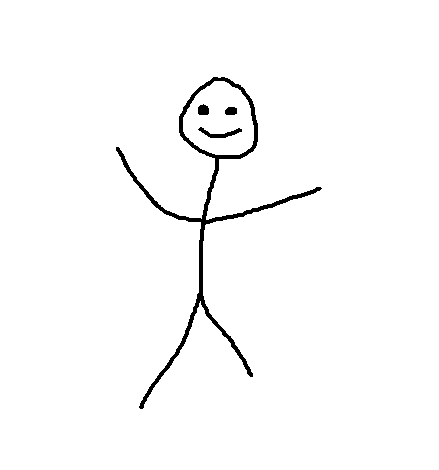
#> input picture src/sample/stick.png, 439 x 470 px
$ python animate.py
#> lines starting #> are read from the running program, lines starting #| are printed output that depends on the picture; after the words box and inside, x2 and y2 are one past the last pixel; in counts of white or black regions, pixels touching at a corner belong together
import imageio
from PIL import Image
from PIL import ImageChops
from random import randint, choice

"""
Quantizes and dithers an image and reduces its overall color count.
@param image The image to quantize and dither
@param colors The number of colors to have in the image
@return Image
"""
def quantize(image, colors):
  image.quantize(colors)
  return image.convert(mode='RGB')


"""
Quantizes and dithers an image and reduces it to a black and white image.
@param image The image to quantize and dither.
@return Image
"""
def two_bit_quantize(image):
  image.quantize(2)
  return image.convert(mode='1')


"""
Applies the pixel shift image to the passed in image.
@param base_image The base image to generate the pixel shift from.
@return Image
"""
def pixel_shift(base_image, hmax=3, vmax=3, rmax=3, smax=3):

  horizontal_shift = randint(0, hmax)
  vertical_shift = randint(0, vmax)
  rotation_shift = randint(0, rmax)
  scale_shift = randint(0, smax)
  size = base_image.size

  shifted_image = base_image.copy()

  if choice([True, False]):
    shifted_image = ImageChops.offset(base_image, horizontal_shift * -1, vertical_shift * -1)

  else:
    shifted_image = ImageChops.offset(base_image, horizontal_shift, horizontal_shift)

  if choice([True, False]):
    shifted_image = shifted_image.rotate(rotation_shift * -1, Image.Resampling.NEAREST, expand=False)

  else:
    shifted_image = shifted_image.rotate(rotation_shift * 1, Image.Resampling.NEAREST, expand=False)

  if choice([True, False]):
    shifted_image = shifted_image.resize((size[0] - scale_shift, size[1] - scale_shift), Image.Resampling.NEAREST)

  else:
    shifted_image = shifted_image.resize((size[0] + scale_shift, size[1] + scale_shift), Image.Resampling.NEAREST)

  return shifted_image


"""
Generates the desired number of image frames with the pixel
shift effect applied.
@param base_image The base image to generate pixel shift frames from.
@return Array of Images
"""
def generate_pixel_shift_frames(base_image, frames=60, settings=(3, 3, 3, 3)):
  image_frames = []

  for i in range(0, frames):
    image_frames.append(pixel_shift(base_image, hmax=settings[0], vmax=settings[1], rmax=settings[2], smax=settings[3]))

  return image_frames


"""
Makes a GIF from the provided frames.
@param frames An array of image frames which the GIF will be made from
@param output The output path and filename of the GIF.
@param duration The duration of the GIF.
"""
def make_gif_from_images(frames, output, duration):
    first_frame = frames[0]
    first_frame.save(output, format="GIF", save_all=True, append_images=frames, duration=duration, loop=False)

"""
Makes a GIF using the pixel shift effect
@param output The output path and filename of the GIF.
@param base_image The path and filename of the input image.
@param The number of frames to generate (60 frames)
@param The overall length of the GIF (1000ms)
"""
def make_pixel_shift_gif(output, base_image, frames = 60, duration = 100, settings=(3, 3, 3, 3)):
#> called with output = 'output.gif', base_image = 'sample/stick.png', frames = 200, duration = 100, settings = (3, 3, 3, 10)
  image = Image.open(base_image)
#> image is the input picture: PIL image 439x470 RGB; 98.2% white; 4 black regions, box (x1, y1, x2, y2) and area: (116, 77, 322, 409) 3406, (198, 127, 242, 138) 182, (198, 104, 209, 115) 101, (225, 107, 237, 115) 85
  image_frames = generate_pixel_shift_frames(image, frames, settings)
#> the loop in generate_pixel_shift_frames, `for i in range(0, frames):` made 200 passes
#> pass 1, in pixel_shift, `shifted_image = ImageChops.offset(base_image, horizontal_shift, horizo..`:
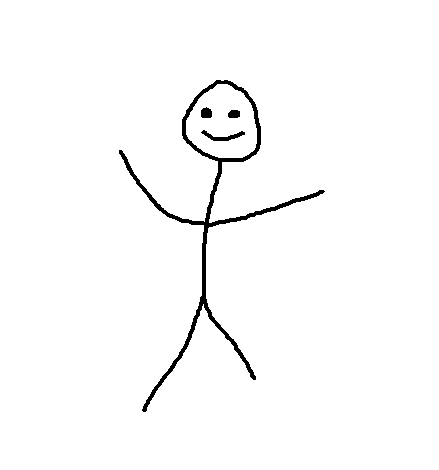
#> shifted_image: PIL image 439x470 RGB; 98.2% white; 4 black regions, box (x1, y1, x2, y2) and area: (119, 80, 325, 412) 3406, (201, 130, 245, 141) 182, (201, 107, 212, 118) 101, (228, 110, 240, 118) 85
#> pass 1, in pixel_shift, `shifted_image = shifted_image.resize((size[0] + scale_shift, size[1] +..`:
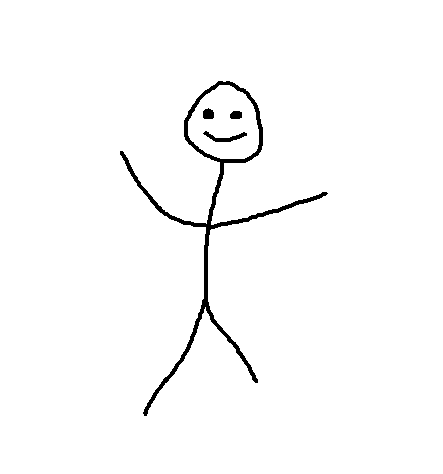
#> shifted_image: PIL image 443x474 RGB; 98.2% white; 4 black regions, box (x1, y1, x2, y2) and area: (120, 81, 328, 416) 3437, (203, 131, 247, 142) 182, (203, 108, 214, 119) 101, (230, 111, 242, 119) 85
#> pass 2, in pixel_shift (call 2), `shifted_image = ImageChops.offset(base_image, horizontal_shift * -1, v..`:
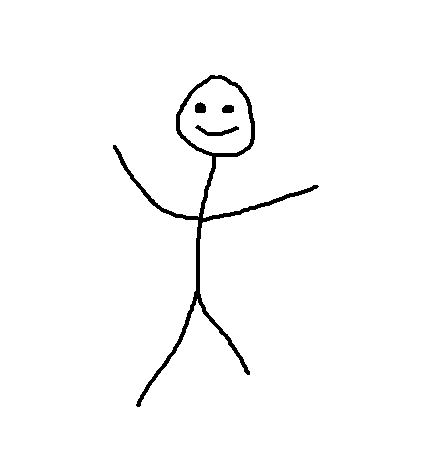
#> shifted_image: PIL image 439x470 RGB; 98.2% white; 4 black regions, box (x1, y1, x2, y2) and area: (113, 75, 319, 407) 3406, (195, 125, 239, 136) 182, (195, 102, 206, 113) 101, (222, 105, 234, 113) 85
#> pass 2, in pixel_shift (call 2), `shifted_image = shifted_image.rotate(rotation_shift * 1, Image.Resampl..`:
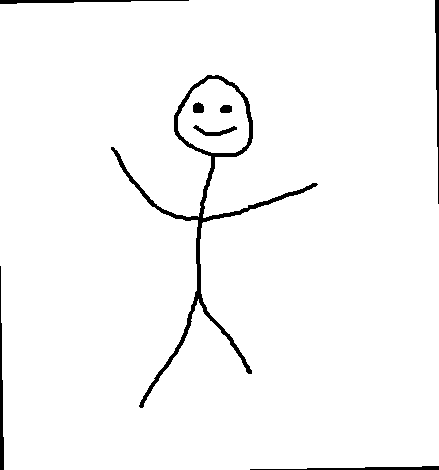
#> shifted_image: PIL image 439x470 RGB; 97.3% white; 8 black regions, largest, box (x1, y1, x2, y2) and area: (111, 75, 318, 408) 3405, (435, 0, 439, 204) 474, (0, 266, 4, 470) 474
#> after the loop in generate_pixel_shift_frames, `for i in range(0, frames):`: image_frames = 200 items
#> image_frames = 200 items
  make_gif_from_images(image_frames, output, duration)

make_pixel_shift_gif("output.gif", "sample/stick.png", frames=200, duration=100, settings=(3, 3, 3, 10))

# image = Image.open("sample/text.png")
# shifted = pixel_shift(image)

# shifted.save("output.png")

$ run again, with src/sample/text.png copied over src/sample/stick.png
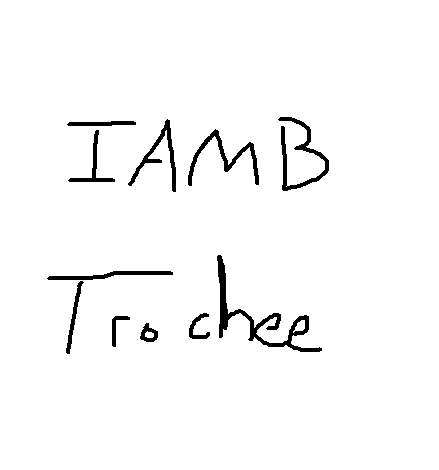
#> input picture src/sample/text.png, 439 x 470 px
#> in make_pixel_shift_gif, image is the input picture: PIL image 439x470 RGB; 97.2% white; 11 black regions, largest, box (x1, y1, x2, y2) and area: (217, 255, 322, 352) 1493, (278, 117, 329, 191) 837, (188, 129, 259, 186) 728
#> the loop in generate_pixel_shift_frames, `for i in range(0, frames):` made 200 passes
#> pass 1, in pixel_shift, `shifted_image = shifted_image.resize((size[0] + scale_shift, size[1] +..`:
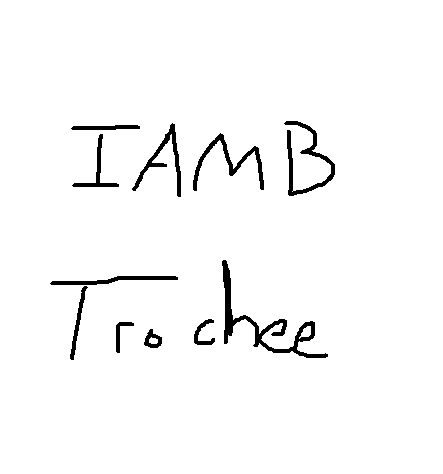
#> shifted_image: PIL image 443x474 RGB; 97.3% white; 11 black regions, largest, box (x1, y1, x2, y2) and area: (222, 260, 328, 358) 1511, (284, 121, 335, 196) 847, (193, 133, 264, 191) 736
#> pass 2, in pixel_shift (call 2), `shifted_image = shifted_image.rotate(rotation_shift * 1, Image.Resampl..`:
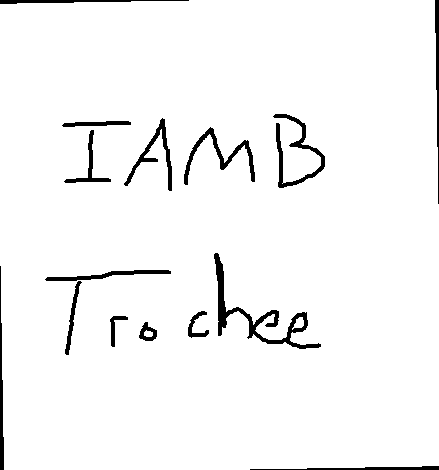
#> shifted_image: PIL image 439x470 RGB; 96.4% white; 15 black regions, largest, box (x1, y1, x2, y2) and area: (214, 253, 321, 349) 1492, (273, 114, 325, 188) 838, (184, 127, 255, 185) 727
#> after the loop in generate_pixel_shift_frames, `for i in range(0, frames):`: image_frames = 200 items
